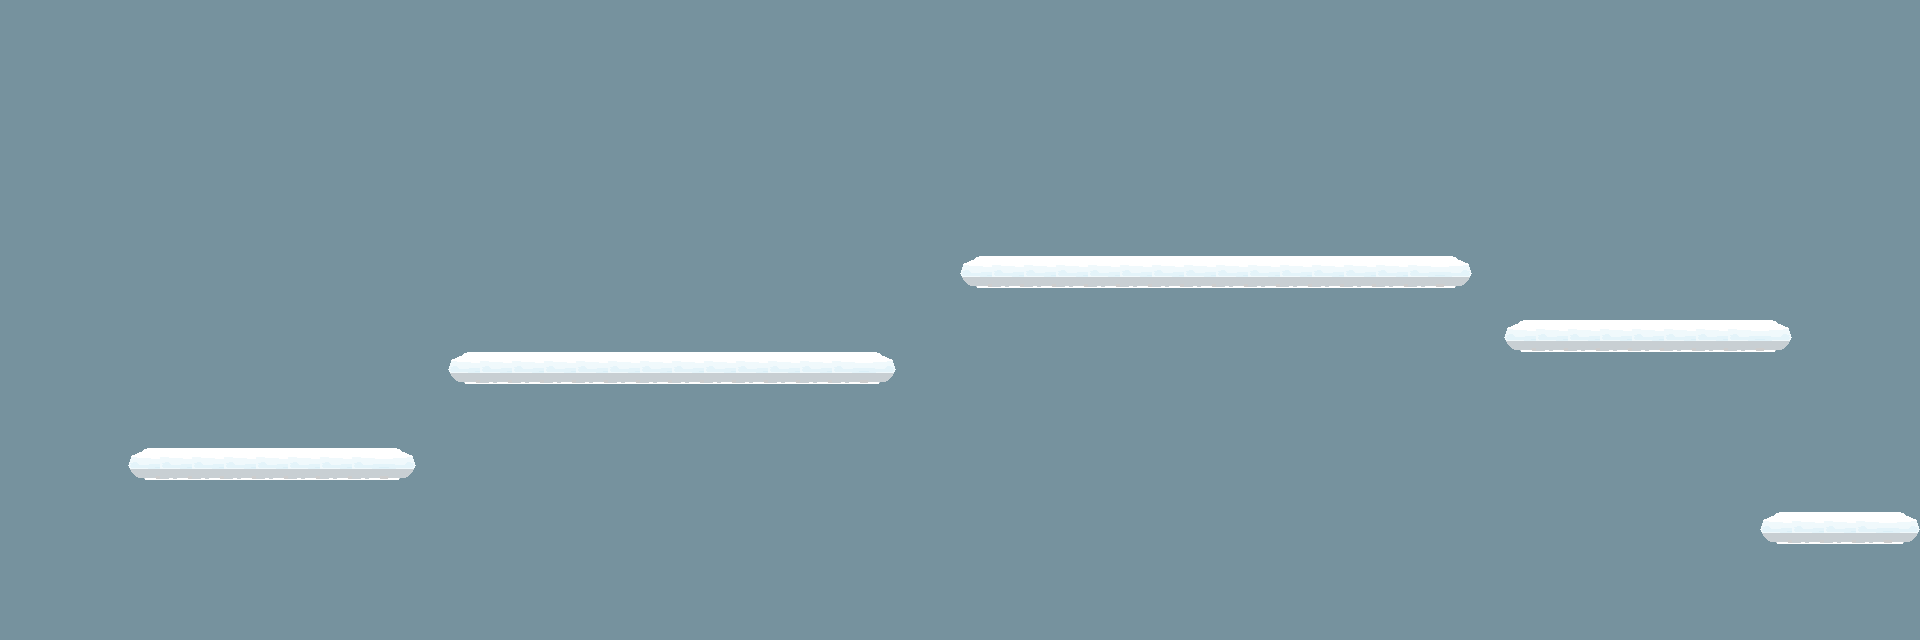

This game map was drawn from its Tiled (.tmx) file and the tilesets committed beside it. A one-line description and the trimmed map source follow:
An orthogonal 60x20 tile map with 32x32 px tiles, 2 tile layers (Sky, Snow).

<map version="1.0" orientation="orthogonal" renderorder="right-down" width="60" height="20" tilewidth="32" tileheight="32" nextobjectid="1">
 <tileset firstgid="1" name="Snow" tilewidth="32" tileheight="32">
  <tile id="0">
   <image width="32" height="32" source="Sky_01.png" />
  </tile>
  <tile id="1">
   <image width="32" height="32" source="SnowPlatform_01.png" />
  </tile>
  <tile id="2">
   <image width="32" height="32" source="SnowPlatform_02.png" />
  </tile>
  <tile id="3">
   <image width="32" height="32" source="SnowPlatform_03.png" />
  </tile>
 </tileset>
 <layer name="Sky" width="60" height="20">
  <data>[1200 cells, 1200 non-empty, 1 distinct tile ids]</data>
 </layer>
 <layer name="Snow" width="60" height="20">
  <data>[1200 cells, 53 non-empty, 3 distinct tile ids]</data>
 </layer>
</map>
